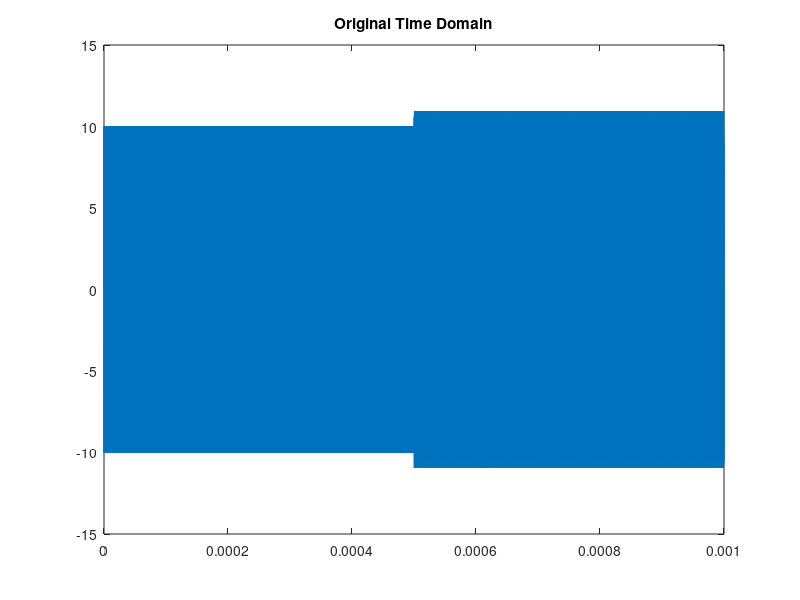
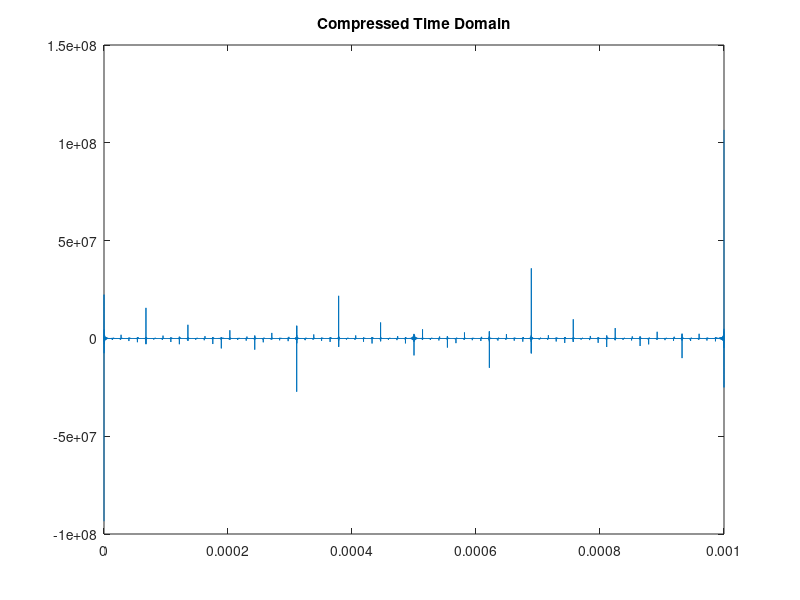
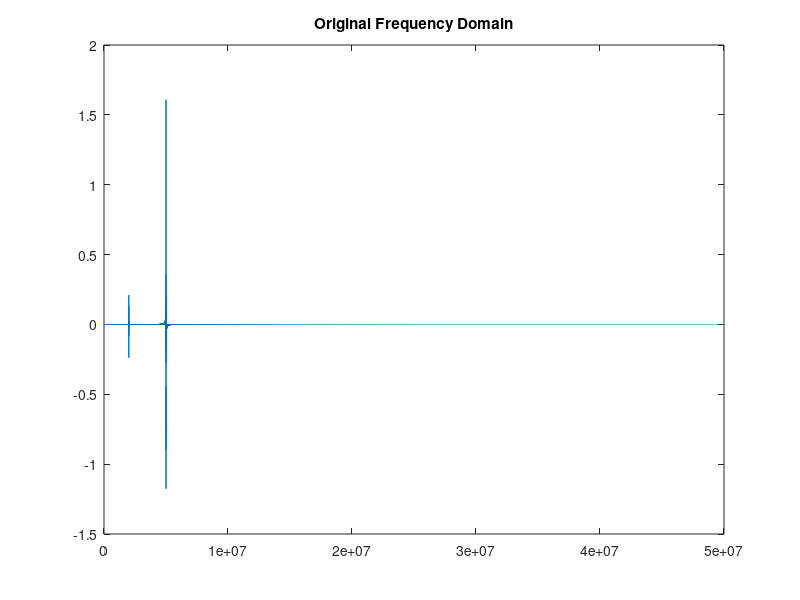
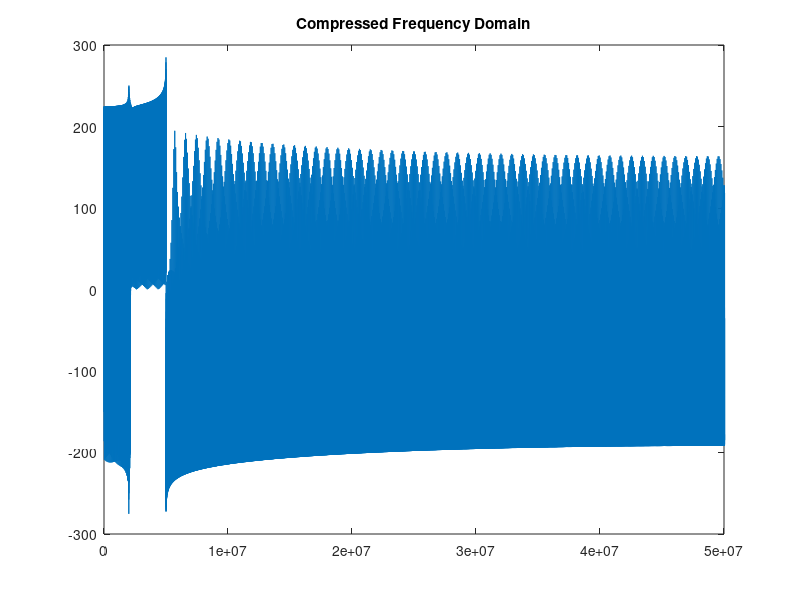

Write MATLAB code to recreate these figures, in order.
clear all;
close all;
clc;

fs = 1e8;
%fs / fs_play = 500
fs_play = 200e3;
ts=1/fs;
t=(0:ts:(1e-3));
% t=(0:ts:1000*ts);
fh= 1e6;
f = [fh 2*fh 3*fh 4*fh 5*fh];
y1 = sin(2 * pi * f(2) * t);
y2 = 10 * sin(2 * pi * f(5) * t);
half_len = floor(length(t)/2);
len = length(t);
y = [y2(1:half_len), y1(len-half_len : len) + y2(len-half_len : len)];

% f = (0:length(y)-1)/length(y)*fs;
% plot(f,fft(y));
% xlim([0 fs/2]);

% %% load saved data
% t = load('t_meas.mat');
% y = load('voltage_1_chan.mat');
% ts = t.t_meas(2)-t.t_meas(1);
% fs=1/ts;
% tstart = 0.3e-3;
% tstop  = 0.8e-3;
% [c ind1] = min(abs(t.t_meas-tstart));
% [c ind2] = min(abs(t.t_meas-tstop));
% fs_play = 200e3;
% t1 = t.t_meas(ind1:ind2)*fs/fs_play;
% y1 = 20*y.v1(ind1:ind2);

%% plot original signal
% plot(t1,y1);
% xlim([tstart*fs/fs_play tstop*fs/fs_play]);
% xlabel('Time(s)');
% ylabel('Amplitude x20 (V)')
% grid on;

%% fft --> get mag / phase
L = length(y);
NFFT = 2^nextpow2(L)+6;
Y = fft(y,NFFT)/L;
f = (0:length(Y)-1)/length(Y)*fs;

Y_mag = abs(Y);
Y_phase = angle(Y);

%% mu-law & a-law compressor 
% http://www.mathworks.com/help/comm/ref/compand.html
% compressed_Y_mag = compand(Y_mag,255,max(Y_mag),'mu/compressor');
% compressed_Y_mag = compand(Y_mag,87.6,max(Y_mag),'a/compressor'); compressed_Y_mag = compressed_Y_mag';

%% log-compression
minY = min(Y_mag(find(Y_mag~=0)));
Y_mag_normalization = Y_mag / minY;
compressed_Y_mag = 20 * log(Y_mag_normalization) / log(10);
restruct_Y = compressed_Y_mag .* cos(Y_phase) + j * compressed_Y_mag .* sin(Y_phase);
compressed_y = ifft(restruct_Y);
% figure
% plot(1:length(compressed_y1),compressed_y1);
compressed_y = compressed_y(1:length(y)) * 1e6;

%time domain
figure;
plot(t, y);
title('Original Time Domain')

figure;
plot(t, compressed_y);
title('Compressed Time Domain')

figure;
plot(f, Y);
xlim([0 fs/2]);
title('Original Frequency Domain')

figure;
plot(f, restruct_Y);
xlim([0 fs/2]);
title('Compressed Frequency Domain')

% %draw compressed
% figure;
% subplot(2,1,1);
% plot(t,y);
% subplot(2,1,2);
% plot(t,compressed_y);

% %draw statistics
% figure;
% subplot(2,1,1);
% n = hist(abs(y1),100);bar(n);
% subplot(2,1,2);
% n = hist(abs(compressed),100);bar(n);

% %draw curve
% figure;
% plot(abs(Y1), abs(restruct_Y1));

%sound(y1, fs_play);
%y = downsample(x, n)

sound(real(compressed_y),fs_play);

% wavwrite(real(compressed_y1),fs_play,'ble_after_mu');
% wavwrite(real(compressed_y1),fs_play,'ble_after_a');


